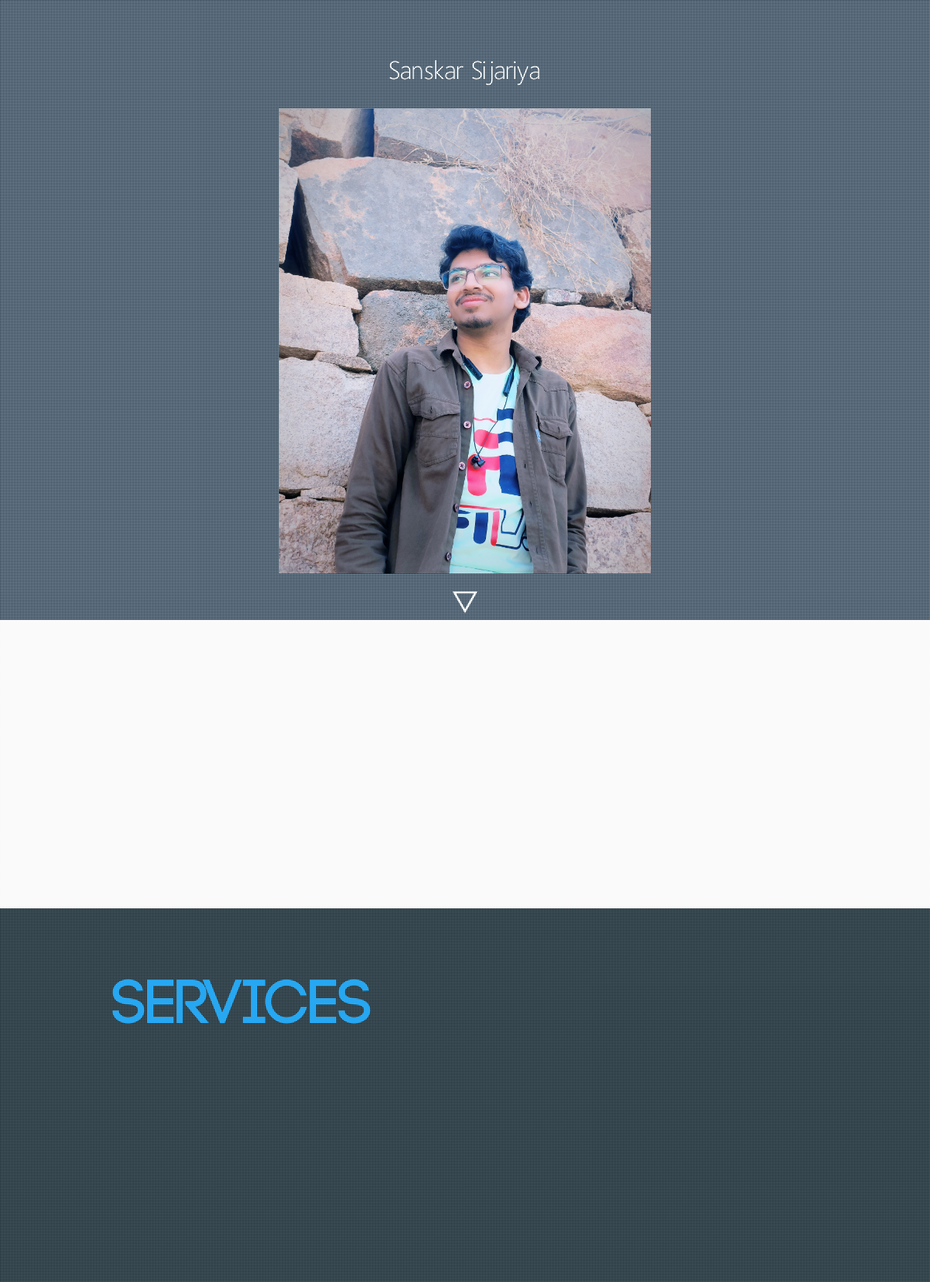
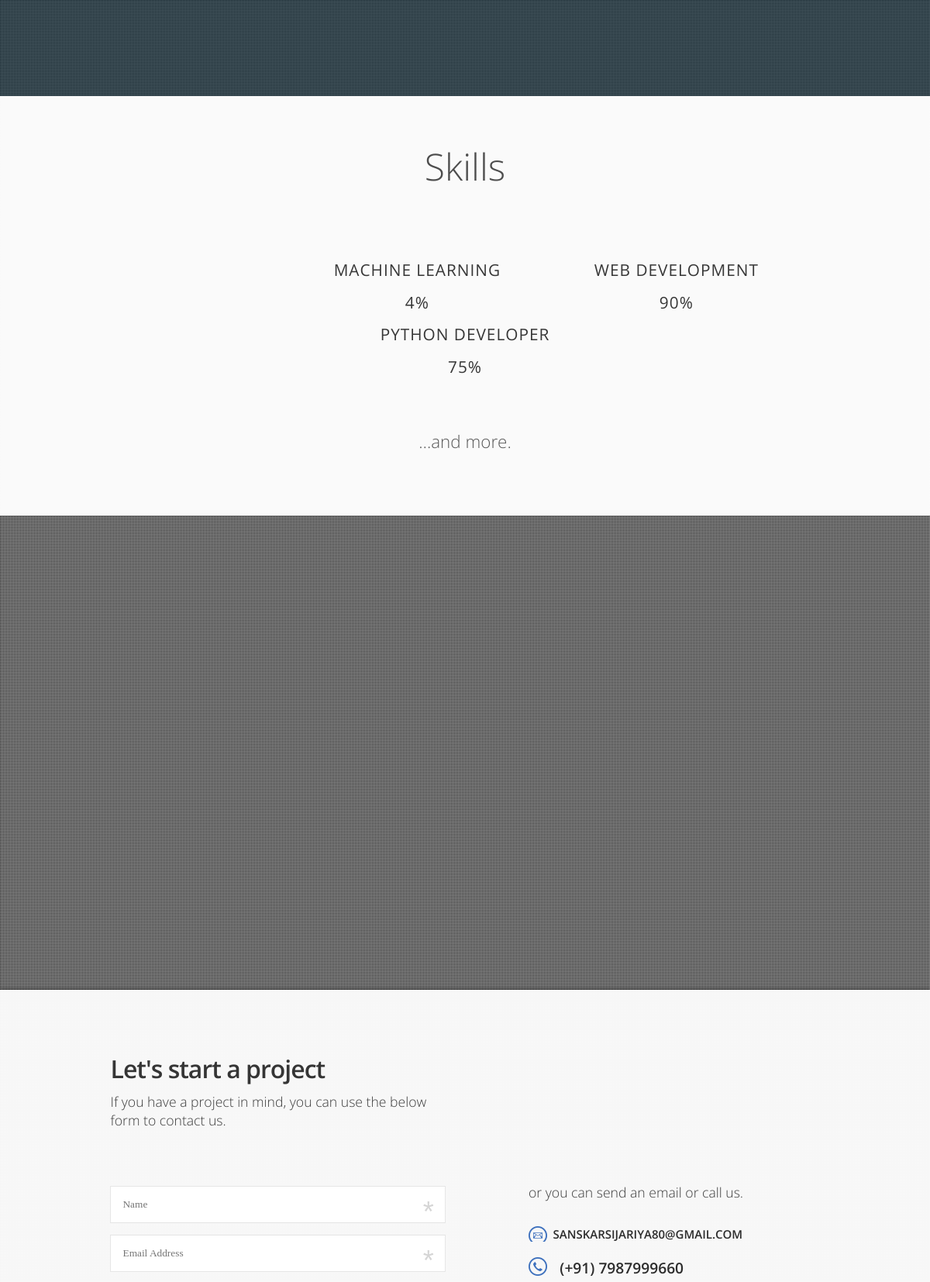
Page /user/sanskar660/portfolio/ (upper part) on the committed database (2 pictures, top to bottom).
### login/models.py (models this page shows)
class UserProfile(models.Model):
    user = models.OneToOneField(User, on_delete=models.CASCADE, unique=True)
    portfolio_views = models.IntegerField(default=0)
    name=models.CharField(max_length=100)
    age = models.IntegerField()
    address = models.CharField(max_length=100)
    mobile_number = models.CharField(max_length=15, blank=True, null=True)
    email = models.EmailField(blank=True, null=True)
    photo = models.ImageField(upload_to=user_directory_path, blank=True, null=True, validators=[
            FileExtensionValidator(allowed_extensions=['jpg', 'jpeg', 'png']),  # Allow only certain file extensions
           validate_photo_size,  # Maximum file size in bytes (e.g., 5 MB)
        ])
    aboutuser=models.CharField(max_length=200,default='Describe About Yourself in 2 Lines')
    User_description = models.TextField(max_length=1000,default='Describe Something About Yourself')
    Resume = models.FileField(upload_to=user_pdf_upload_path, null=True, blank=True)
    def save(self, *args, **kwargs):
        if self.pk:
            try:
                old_instance = UserProfile.objects.get(pk=self.pk)
                if old_instance.Resume and os.path.exists(old_instance.Resume.path):
                    os.remove(old_instance.Resume.path)
            except UserProfile.DoesNotExist:
                pass
        super().save(*args, **kwargs)

class skills(models.Model):
    user=models.ForeignKey(User, on_delete=models.CASCADE,related_name='skills_details')
    skills=models.CharField(max_length=20)
    level=models.IntegerField()

### login/views.py (the view, shortened to what this page needs)
# urls.py: path('user/<str:username>/portfolio/', views.portfolio, name='portfolio'),
def portfolio(request, username):
    user = get_object_or_404(User, username=username)
    try:
        user_profile, created = UserProfile.objects.get_or_create(user=user)
        if request.user != user:
            user_profile.portfolio_views += 1
            user_profile.save()
        details = UserProfile.objects.get(user=user)
        service_details=user.service_details.all()
        template_choice = TemplateChoice.objects.filter(user=user).first()
        project_details=user.project_details.all()
        skills_details = skills.objects.filter(user=user)
        education_details = Educationsdetail.objects.filter(user=user)
        linkdetail=links.objects.filter(user=details)
        if request.method == 'GET':
            form = ContactForm()
        context = {
            'details': details,
            'user': user,
            'education_details': education_details,
            'skills_details': skills_details,
            'link':linkdetail,
            'project_details':project_details,
            'template_choice': template_choice,
            'form':form,
            'services':service_details,
            'portfolio_views': user_profile.portfolio_views if request.user == user else None,
        }
        return render(request, 'portfolio.html', context)
    except UserProfile.DoesNotExist:
        return HttpResponse("Please fill the details first.")

### Template/portfolio.html (shortened to what this page needs)
{% load static %}
<!DOCTYPE html>
<html lang="en">
    {% if template_choice.template_choice == '1' or not template_choice %}
<head>
    <meta charset="UTF-8" />
    <meta name="viewport" content="width=device-width, initial-scale=1.0" />
    <meta name="viewport" content="width=device-width, initial-scale=1">
    <title>Portfolio</title>
    <link rel="stylesheet" href="{% static 'portfolio.css' %}" >
    <link href="https://unpkg.com/boxicons@2.1.4/css/boxicons.min.css" rel="stylesheet" />
    <link rel="stylesheet" href="{% static 'resume.css' %}" >
    <link rel="stylesheet" href="https://cdn.jsdelivr.net/npm/swiper@11/swiper-bundle.min.css" />
</head>
<body>
    <style>
        :root {
            --main-color: {{ template_choice.color_choice }};
        }
        .dark-mode {
    background-color: var(--bg-color-dark-mode); /* Use the stored darkened color */
    --hv-color:var(--bg-color-dark-mode);
}
{% for skill in skills_details %}
      @keyframes html{
        0%{ width: 0%;}
        100%{ width:{{skill.level}};}
      } {% endfor %}
    </style>
    <header class="header">
        <a href="#" class="logo">Portfolio</a>
        <nav class="navbar">
            <a href="#home" class="active">Home</a>
            <a href="#about">About</a>
            {% if services %}
            <a href="#services">Services</a>{% endif %}
            <a href="#portfolio">Projects</a>
            <a href="#resume">Resume</a>
            <a href="#contact">Contact</a>
        </nav>
        <div class="bx bx-moon" id="darkmode-icon"></div>
        <div class="info-circle" >
            <a href="{% url 'home' %}">
                <i class="bx bx-info-circle" id="info"></i>
            </a>
        </div>
        <div class="bx bx-menu" id="menu-icon"></div>
    </header>
<br><br>
    <section class="home" id="home">
        <div class="home-content col-md-6" style="margin-left: 5%;margin-right: 5%;">
            <br>
            <h3>Hello, It's Me</h3>
            <h1>{{details.name}}</h1>
            <p style="text-align: justify;">{{details.aboutuser}}</p>
            <div class="social-media">
                {% for link in link %}
                <a href="{{link.github}}" target="_blank"><i class="bx bxl-github"></i></a>
                <a href="{{link.linkdin}}" target="_blank"><i class="bx bxl-linkedin"></i></a>
                {% if link.facebook %}
                <a href="{{link.facebook}}" target="_blank"><i class="bx bxl-facebook"></i></a>
                {% endif %} {% if link.instagram %}
                <a href="{{link.instagram}}" target="_blank"><i class="bx bxl-instagram"></i></a>
                {% endif %} {% endfor %}
            </div>
            {% if details.Resume %}
            <a href="{{details.Resume.url}}" target="_blank" class="btn">Download CV</a>
            {% else %}
            <a href="{% url 'generate_pdf' user.username %}" class="btn">Download CV</a>
            {% endif %}
            {% if details.photo %}
            <img src="{{ MEDIA_URL }}{{ details.photo.url }}" alt="Profile Image" id="profileImage" />
        {% endif %}
        </div>
        <div class="home-block" >
            <div class="find-me">
                <h2>Find Me at</h2>
                <ul><br>
                <li><p><strong>Number : </strong>{{details.mobile_number}}</p></li>
                <li><p><strong>E-mail : </strong>{{details.email}}</p></li>
                <li><p><strong>Address : </strong>{{details.address}}</p></li>
                <a href="#contact"> <i class='bx bx-phone-call' ></i></a>
                </ul>
            </div>
        </div>
    </section>
    <section class="about" id="about">
        <div class="about-image">
            <div class="box1"></div>
            {% if details.photo %}
            <div class="about-img">
            <img src="{{ MEDIA_URL }}{{ details.photo.url }}" alt="Profile-Image" id="profileImage" />
            </div>
            {% endif %}
        </div>
        <div class="about-content">
            <h2 class="heading">About <span> Me</span></h2>
            <p id="short-description" style="text-align: justify;">
                {{details.User_description | truncatewords:100}}
            </p>
            <p id="full-description" style="text-align: justify; display: none;">
                {{details.User_description }}
            </p>
            <a href="#" id="read-more-btn" class="btn">Read More</a>
        </div>
    </section>
    {% if services %}
    <section class="services" id="services">
        <h2 class="heading">My <span>Services <i class='bx bx-briefcase'></i></span></h2>
        <div class="services-container">
            {% for s in services|slice:":8" %}
            <div class="service-box" style="height:35rem;">
                <h3>{{s.title}}</h3>
                <p>
                    {{ s.description |truncatewords:100 }}
                </p>
                <a href="#contact" class="btn">Hire Me</a>
            </div>
           {% endfor %}
        </div>
    </section>
    {% endif %}
    {% if project_details %}
    <section class="portfolio" id="portfolio">
        <h2 class="heading">Latest <span>Project</span></h2>
        <div class="portfolio-container">
            {% for p in project_details|slice:":6" %}
            <div class="portfolio-box" >
                <div class="portfolio-layer">
                        <h4>{{p.title}}</h4>
                        <text>{{p.start_date}} to
                            {% if p.end_date %}
                            {{p.end_date}}</text>
                        {% else %}
                        Present</text>
                        {% endif %}
                    <p>{{p.description| truncatewords:80}}</p>
                    <a href="{{p.link}}" >button</a>
                    {% if p.link %}<a href="{{p.link}}" target="_blank"> <i class='bx bx-link'></i></a>{% endif %}
                </div>
            </div>
            {% endfor %}
            {% if project_details|length > 6 %}
    <style>
    @media screen and (min-width: 681px) {
        .bttn {
            display: block;
        }
    }
    </style>
{% elif project_details|length > 3 %}
    <style>
    @media screen and (max-width: 680px) {
        .bttn {
            display: block;
        }
    }
    </style>
{% endif %}
<div class="bttn">
    <a href="#" class="btn" style="width: 20rem;">View More</a>
</div>
        </div>
    </section>
    {% endif %}
    <div class="overlay-project" id="projectOverlay">
    </div>
    <section class="resume" id="resume">
        <h2 class="heading">My <span>Resume</span></h2><br>
        <div class="resume-container">
        <div class="resume-head">
            <button class="r1" onclick="showSkills()">Skills</button>
        </div>
            <div class="r-box1 skills_section" id="skillsBox">
        <div class="skills_head">
            <h2>My <span>Skills</span></h2>
            <p>Here is my skills to represent my Expertise</p>
        </div>
        <div class="skills_main">
            {% for skill in skills_details %}
            <div class="skill_bar">
                <div class="info">
                    <p>{{skill.skills}}</p>
                    <P>{{skill.level}}%</P>
                </div>
                <div class="bar">
                    <span class="html" style="width : {{skill.level}}%;"></span>
                </div>
            </div>
            {% endfor %}
        </div>
    </div>
<!-- <div class="r-box2 education-section" id="educationBox">
    <div class="skills_head">
        <h2>My <span>Education</span></h2>
    </div>
    <table >
        <thead >
            <tr >
              <th >Qualification</th>
              <th>Board / University</th>
              <th>School/College</th>
              <th>Passout</th>
              <th>CGPA / Percentage</th>
            </tr>
        </thead>
    </table>
        {% for edu in education_details %}
        <table>
          <tr>
            <td>{{edu.degree}}</td>
            <td>{{edu.university}}</td>
            <td>{{edu.college}}</td>
            <td>{{edu.year_of_passing}}</td>
            {% if edu.Cgpa > 10 %}
            <td>{{edu.Cgpa}} %</td>
            {% else %}
            <td>{{edu.Cgpa}}</td>
            {% endif %}
          </tr>
        </table>
        {% endfor %}
    <div class="extra"></div>
</div> -->
</div>
</div>
</section>
    <!-- <div class="testimonial-container">
        <h2 class="heading">Valuable <span>Testimonial</span></h2>
        <div class="testimonial-wrapper">
            <div class="testimonial-box mySwiper">
                <div class="testimonial-content swiper-wrapper">
                    <div class="testimonial-slide swiper-slide">
                        <img src="{% static 'images/proj1.jpg' %}">
                    </div>
                    <div class="testimonial-slide swiper-slide">
                        <img src="{% static 'images/PROJ2.jpg' %}">
                    </div>
                    <div class="testimonial-slide swiper-slide">
                        <img src="{% static 'images/proj1.jpg' %}">
                    </div>
                </div>
                <div class="swiper-button-next"></div>
                <div class="swiper-button-prev"></div>
                <div class="swiper-pagination"></div>
            </div>
        </div>
    </div> -->
    <section class="contact" id="contact">
        <h2 class="heading">Contact <span>Me <i class='bx bx-phone-call'></i></span></h2>
        <form method="POST">
            {% csrf_token %}
            <div class="input-box">
                {{form}}
               </div>
            <br><input type="submit" value="Send Message" class="btn">
        </form>
    </section>
    <div class="footer">
        <div class="footer-text">
            <p>Copyright &copy; 2024 by Sanskar || All rights are reserved.</p>
        </div>
        <div class="footer-iconTop">
            <a href="#home"> <i class="bx bx-up-arrow-alt"></i></a>
        </div>
    </div>
    <script src="{% static 'javascript/temp1.js' %}"></script>
    <script src="https://unpkg.com/scrollreveal"></script>
    <script src="https://cdn.jsdelivr.net/npm/swiper@11/swiper-bundle.min.js"></script>
</body>
</html>
{% else %}
<html>
<head>
	<link rel="stylesheet" type="text/css" href="{% static 'css2/style.css' %}">
	<link rel="stylesheet" type="text/css" href="{% static 'css2/responsive.css' %}">
</head>
<body>
	<section id="intro">
		<div id="intro-text">
			<div href="#about" id="scr-down">
				<h2><span>{{details.name}}</span> </h2>
                {% if details.photo %}
            <div class="about-img">
            <img src="{{ MEDIA_URL }}{{ details.photo.url }}" alt="Profile-Image" id="profileImage"/><br>
            </div>
            {% endif %}
				<a href="#about">
					<img src="{% static 'images2/scr_down.png' %}">
				</a>
			</div>
		</div>
	</section>
	<section id="about" >
		<article>
		</article>
	</section>
    {% if services %}
	<section id="services">
		<h2>Services <span>that we offer</span></h2>
		<article>
		</article>
	</section>{% endif %}
	<section id="process">
		<h2>Skills</h2>
		<article>
            {% for skill in skills_details|slice:":4" %}
<span id="code">
    <h5>{{skill.skills}}</h5>
    <h5>{{skill.level}}%</h5>
</span>
{% endfor %}
<h4>&hellip;and more.</h4>
		</article>
	</section>
    {% if project_details %}
	<section id="portfolio">
		<div id="color-bg"></div>
		<ul class="port-style">
			<div class="diamondswrap" id="port-items">
				</div>
		</ul>
	</section>{% endif %}
	<section id="contact">
		<article>
	          	<div id="contact_form">
	           	<h3>Let's start a project</h3>
	           	<p>If you have a project in mind, you can use the below form to contact us.</p>
			  	<form id="cont-form" method="post">
	              <input type="text" name="name" required id="id_name" placeholder="Name"><span>*</span><br>
	              <input type="text" spellcheck='false' name="email" required id="id_email" placeholder="Email Address" ><span>*</span><br>
	              <input type="text" name="subject" required id="id_subject" placeholder="Subject"><span>*</span><br>
	              <textarea name="message" placeholder="Tell us a little about your project" required id="id_message"></textarea><span style="margin-top:12px;">*</span><br>
			    </form>
			</div>
			<div id="address">
				<p>or you can send an email or call us.</p>
				<span style="font-size:15px;">{{details.email}}</span>
				<span>(+91) {{details.mobile_number}}</span>
                {% for link in link %}
                <a href="{{link.github}}" target="_blank" style="color: black; font-size:20px; margin-left:40px"> Github</a><br> <br>
                 <a href="{{link.linkdin}}" target="_blank" style="color: black; font-size:20px; margin-left:40px"> Linkdin </a><br><br>
                 {% endfor %}
	        </div>
		</article>
	</section>
</body>
</html>
{% endif %}

### rows in the picture
UserProfile: name "Sanskar Sijariya", photo (picture), email "SANSKARSIJARIYA80@GMAIL.COM", mobile_number "7987999660"
skills: skills "MACHINE LEARNING", level "4"
skills: skills "WEB DEVELOPMENT", level "90"
skills: skills "PYTHON DEVELOPER", level "75"
